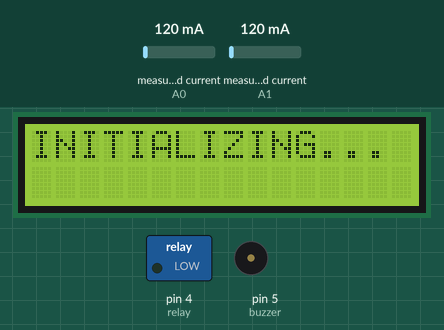
A sketch run on a simulated Arduino Uno, built with avr-gcc and run on an emulated ATmega328P. On the bench: 16×2 character LCD, switched loads named in the sketch (green lamp = pin HIGH), buzzer (waves = sounding, pin HIGH). The test bench sets the inputs (shaded band); at power-on: measured current (sensors on A0, A1) 120 mA.

Above: at 4.2 s.
At 9.8 s:
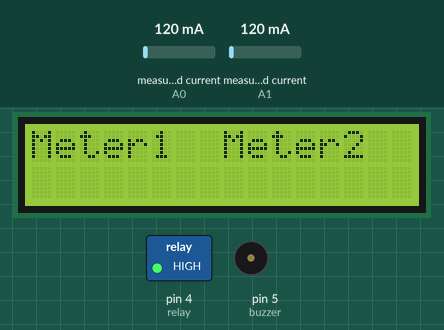
9.9 s: measured current (sensor on A0) set to 40 mA
At 13.6 s:
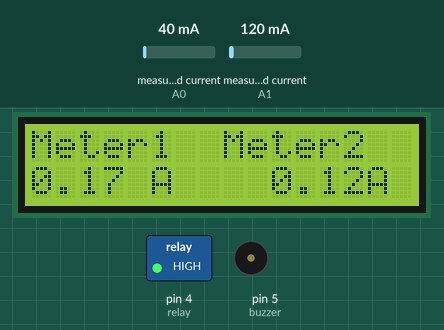
Timing chart, 0 to 15.1 s (numbered marks = the images above; inputs shaded):
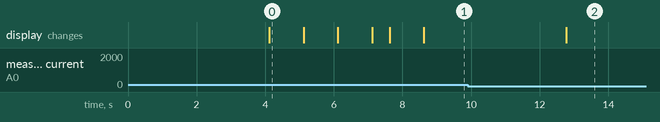

Measured:
- what the display in image 0 shows lasts 1.0 s, from 4.1 s to 5.1 s

The sketch:

REAL_TIME_METER.ino
```cpp
#include<LiquidCrystal.h>
//create lcd object with pins
LiquidCrystal lcd(6,7,8,9,10,11);

//initialize GSM in pin 2,3
#include <SoftwareSerial.h>
SoftwareSerial mySerial(2, 3);

//include hall current ACS712 library
#include "ACS712.h"


//  Arduino UNO has 5.0 volt with a max ADC value of 1023 steps
//  ACS712 5A  uses 185 mV per A
//  ACS712 20A uses 100 mV per A
//  ACS712 30A uses  66 mV per A


int relay = 4;
int buzzer = 5;
bool flag = true; //flag condition

void setup()
{
    lcd.begin(16,2);
    SIM900power();  //GSM software initializing
    lcd.setCursor(0,0);
    lcd.print("INITIALIZING...");
    delay(1000);

  pinMode(relay, OUTPUT);
  pinMode(buzzer, OUTPUT);

  digitalWrite(relay, HIGH);// connect to power

  mySerial.begin(9600); // Setting the baud rate of GSM Module
  Serial.begin(9600); // Setting the baud rate of Serial Monitor (Arduino)

    // displaying on the LCD
    lcd.setCursor(0,0);
    lcd.clear();
    lcd.print("Real Time");
    delay(1000);
    lcd.setCursor(0,1);
    lcd.print("Monitoting");
    delay(1000);
    lcd.setCursor(0,1);
    lcd.clear();
    lcd.print("IOT");
    delay(500);

    lcd.setCursor(0,1);
    lcd.print("System Ready");
    delay(1000);
    lcd.clear();


}


void loop()
{
  float current1;
  float current2;
  float disp1;
  float disp2;
  lcd.setCursor(0,0);
  lcd.print("Meter1  Meter2");


 //flag codition
  while(flag)
  {

    current1 = sensor1();  //calling sensor1 fuction
    current2 =  sensor2(); //calling the
    disp1 = current1/1000; //covert to mA to A
    disp2 = current2/1000;  //covert to mA to A
    lcd.setCursor(0,1);
    lcd.print(disp1);
    lcd.setCursor(5,1);
    lcd.print("A"); //display Amperes of sensor1 in LCD

     lcd.setCursor(10,9);
     lcd.print(disp2);
     lcd.setCursor(14,15);
     lcd.print("A"); //display Amperes of sensor2 in LCD
     delay(100);


    // checking bridge in meter
    //50 was choosen as an offset value
    if(current1 > current2+50)
    {
      SendMessage();
      lcd.clear();
      lcd.print("Bridge Detected");
      delay(2500);
      digitalWrite(relay, LOW); //switch of the relay
      lcd.clear();

      beep(); //caling the beep fuction

      flag = false; //seting the flag to false after bridge is detected
    }


  }

      lcd.setCursor(0,0);
      lcd.clear();
      lcd.print("Fine Registered ");
      delay(1000);
      lcd.setCursor(0,1);
      lcd.print("Contact Provider ");
      delay(3000);
}

//sensor one
  float  sensor1()
  {
    ACS712  ACS(A0, 5.0, 1023, 66);

    ACS.autoMidPoint();

    float average = 0;
  uint32_t start = millis();
  for (int i = 0; i < 100; i++)
  {
    //  select sppropriate function
    //  average += ACS.mA_AC_sampling();
    average += ACS.mA_AC();
  }
  float mA = average / 100.0;
  uint32_t duration = millis() - start;
  //Serial.print("Time: ");
  //Serial.print(duration);
  //Serial.print("  mA: ");
  //Serial.println(mA);


  if(mA < 50){
    return 0;
 }
 else{
  return mA+78;
 }
  }

 //sensor2
 float  sensor2()
  {
    ACS712  ACS(A1, 5.0, 1023, 66);

    //  ACS.autoMidPoint();
    float average = 0;
  uint32_t start = millis();
  for (int i = 0; i < 100; i++)
  {
    //  select sppropriate function
    //  average += ACS.mA_AC_sampling();
    average += ACS.mA_AC();
  }
  float mA = average / 100.0;
  uint32_t duration = millis() - start;
  //Serial.print("Time: ");
  //Serial.print(duration);
 // Serial.print("  mA: ");
 // Serial.println(mA);
 if(mA < 50){
    return 0;
 }
 else{
  return mA;
 }
  }


  void SendMessage()
{
 Serial.println("c : to make a SMS");
mySerial.println("AT+CMGF=1"); //Sets the GSM Module in Text Mode
delay(1000); // Delay of 1000 milli seconds or 1 second
mySerial.println("AT+CMGS=\"+25471682710\"\r"); // Replace x with mobile number
delay(1000);
mySerial.println("Bridge Detectected in Meter. Client Disconnected");// The SMS text you want to send
delay(500);
mySerial.println((char)26);// ASCII code of CTRL+Z
delay(1000);
}

void SIM900power()
 {
 digitalWrite(12,HIGH);
 delay(2050);
 digitalWrite(12, LOW);
 delay(2000);

 }

 void beep()
 {
  digitalWrite(buzzer, HIGH);
  delay(100);
  digitalWrite(buzzer,LOW);
  delay(100);
   digitalWrite(buzzer, HIGH);
  delay(300);
  digitalWrite(buzzer,LOW);
  delay(100);

 }
// -- END OF FILE --
```
